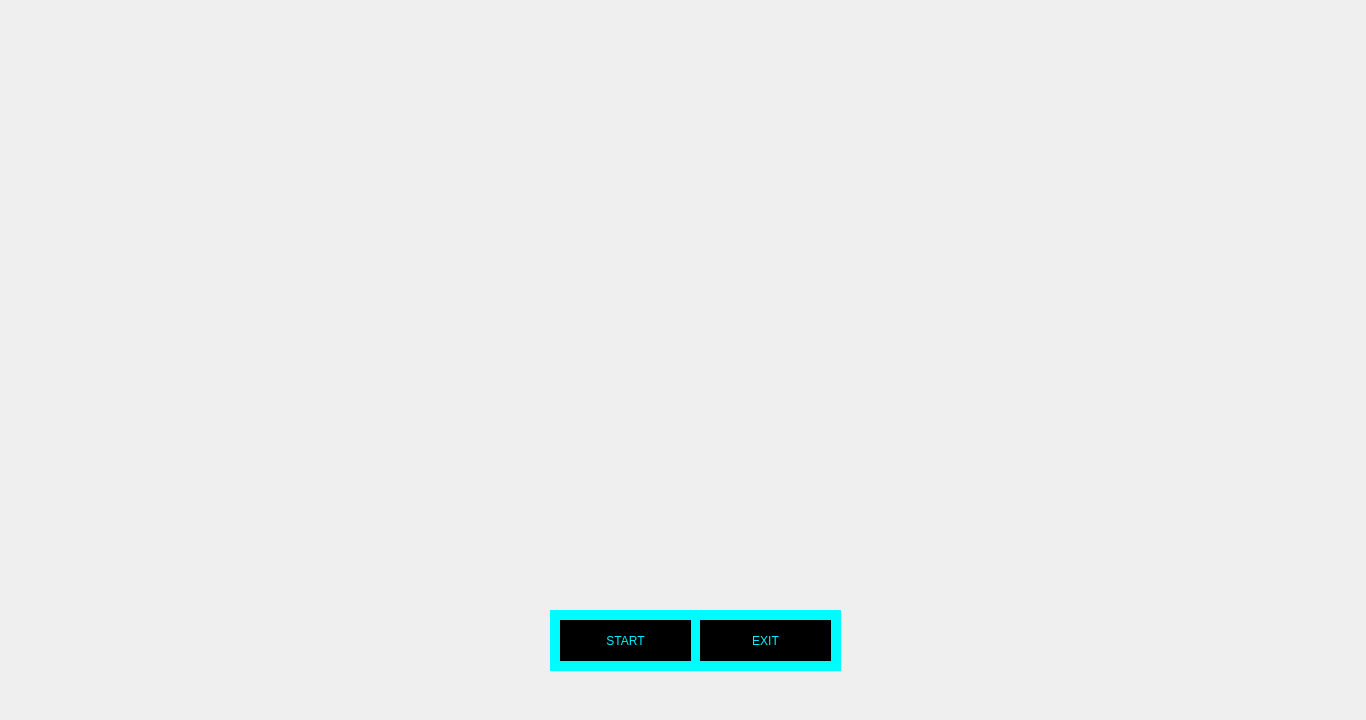
<?xml version="1.0" encoding="UTF-8"?>
<ui version="4.0">
 <class>JarvisUi</class>
 <widget class="QDialog" name="JarvisUi">
  <property name="geometry">
   <rect>
    <x>0</x>
    <y>0</y>
    <width>1366</width>
    <height>720</height>
   </rect>
  </property>
  <property name="windowTitle">
   <string>Dialog</string>
  </property>
  <widget class="QLabel" name="bg_1">
   <property name="geometry">
    <rect>
     <x>-120</x>
     <y>-20</y>
     <width>1501</width>
     <height>791</height>
    </rect>
   </property>
   <property name="text">
    <string/>
   </property>
   <property name="pixmap">
    <pixmap>../../../Downloads/gui/solid-black-template-templates.jpeg</pixmap>
   </property>
   <property name="scaledContents">
    <bool>true</bool>
   </property>
  </widget>
  <widget class="QLabel" name="gif3">
   <property name="geometry">
    <rect>
     <x>0</x>
     <y>0</y>
     <width>351</width>
     <height>131</height>
    </rect>
   </property>
   <property name="text">
    <string/>
   </property>
   <property name="pixmap">
    <pixmap>../../../Downloads/gui/system.gif</pixmap>
   </property>
   <property name="scaledContents">
    <bool>true</bool>
   </property>
  </widget>
  <widget class="QLabel" name="gif2">
   <property name="geometry">
    <rect>
     <x>0</x>
     <y>130</y>
     <width>341</width>
     <height>241</height>
    </rect>
   </property>
   <property name="text">
    <string/>
   </property>
   <property name="pixmap">
    <pixmap>../../../Downloads/gui/ExtraGui/Code_Template.gif</pixmap>
   </property>
   <property name="scaledContents">
    <bool>true</bool>
   </property>
  </widget>
  <widget class="QLabel" name="gif4">
   <property name="geometry">
    <rect>
     <x>-20</x>
     <y>410</y>
     <width>411</width>
     <height>301</height>
    </rect>
   </property>
   <property name="text">
    <string/>
   </property>
   <property name="pixmap">
    <pixmap>../../../Downloads/gui/VoiceReg/Aqua.gif</pixmap>
   </property>
   <property name="scaledContents">
    <bool>true</bool>
   </property>
  </widget>
  <widget class="QLabel" name="gif5">
   <property name="geometry">
    <rect>
     <x>380</x>
     <y>200</y>
     <width>561</width>
     <height>381</height>
    </rect>
   </property>
   <property name="text">
    <string/>
   </property>
   <property name="pixmap">
    <pixmap>../../../Downloads/LIVE WALLPAPER _ AI JARVIS - IRON-MAN _ STATUS REALM _ PC_DESKTOP _ (Download link in description).gif</pixmap>
   </property>
   <property name="scaledContents">
    <bool>true</bool>
   </property>
  </widget>
  <widget class="QLabel" name="gif6">
   <property name="geometry">
    <rect>
     <x>1000</x>
     <y>200</y>
     <width>351</width>
     <height>181</height>
    </rect>
   </property>
   <property name="text">
    <string/>
   </property>
   <property name="pixmap">
    <pixmap>../../../Downloads/gui/ExtraGui/Hero_Template.gif</pixmap>
   </property>
   <property name="scaledContents">
    <bool>true</bool>
   </property>
  </widget>
  <widget class="QLabel" name="gif8">
   <property name="geometry">
    <rect>
     <x>1000</x>
     <y>390</y>
     <width>351</width>
     <height>171</height>
    </rect>
   </property>
   <property name="text">
    <string/>
   </property>
   <property name="pixmap">
    <pixmap>../../../Downloads/gui/ExtraGui/Health_Template.gif</pixmap>
   </property>
   <property name="scaledContents">
    <bool>true</bool>
   </property>
  </widget>
  <widget class="QLabel" name="gif1">
   <property name="geometry">
    <rect>
     <x>1090</x>
     <y>0</y>
     <width>281</width>
     <height>191</height>
    </rect>
   </property>
   <property name="text">
    <string/>
   </property>
   <property name="pixmap">
    <pixmap>../../../Downloads/gui/ExtraGui/Jarvis_Gui (1).gif</pixmap>
   </property>
   <property name="scaledContents">
    <bool>true</bool>
   </property>
  </widget>
  <widget class="QLabel" name="gif7">
   <property name="geometry">
    <rect>
     <x>1010</x>
     <y>570</y>
     <width>161</width>
     <height>131</height>
    </rect>
   </property>
   <property name="text">
    <string/>
   </property>
   <property name="pixmap">
    <pixmap>../../../Downloads/gui/ExtraGui/Earth.gif</pixmap>
   </property>
   <property name="scaledContents">
    <bool>true</bool>
   </property>
  </widget>
  <widget class="QPushButton" name="pushButton_start">
   <property name="geometry">
    <rect>
     <x>560</x>
     <y>620</y>
     <width>131</width>
     <height>41</height>
    </rect>
   </property>
   <property name="styleSheet">
    <string notr="true">background-color: rgb(0, 0, 0);
font: 20pt &quot;Times New Roman&quot;;
color: rgb(0, 243, 255);
border-radius:none;</string>
   </property>
   <property name="text">
    <string>START</string>
   </property>
  </widget>
  <widget class="QLabel" name="label">
   <property name="geometry">
    <rect>
     <x>550</x>
     <y>610</y>
     <width>291</width>
     <height>61</height>
    </rect>
   </property>
   <property name="styleSheet">
    <string notr="true">background-color: rgb(0, 251, 255);</string>
   </property>
   <property name="text">
    <string/>
   </property>
  </widget>
  <widget class="QPushButton" name="pushButton_exit">
   <property name="geometry">
    <rect>
     <x>700</x>
     <y>620</y>
     <width>131</width>
     <height>41</height>
    </rect>
   </property>
   <property name="styleSheet">
    <string notr="true">background-color: rgb(0, 0, 0);
font: 20pt &quot;Times New Roman&quot;;
color: rgb(0, 243, 255);
border-radius:none;</string>
   </property>
   <property name="text">
    <string>EXIT</string>
   </property>
  </widget>
  <widget class="QLabel" name="gif_1">
   <property name="geometry">
    <rect>
     <x>1170</x>
     <y>570</y>
     <width>171</width>
     <height>121</height>
    </rect>
   </property>
   <property name="text">
    <string/>
   </property>
   <property name="pixmap">
    <pixmap>../../../Downloads/gui/gui3.gif</pixmap>
   </property>
   <property name="scaledContents">
    <bool>true</bool>
   </property>
  </widget>
  <zorder>bg_1</zorder>
  <zorder>gif5</zorder>
  <zorder>gif3</zorder>
  <zorder>gif2</zorder>
  <zorder>gif4</zorder>
  <zorder>gif6</zorder>
  <zorder>gif8</zorder>
  <zorder>gif1</zorder>
  <zorder>gif7</zorder>
  <zorder>label</zorder>
  <zorder>pushButton_start</zorder>
  <zorder>pushButton_exit</zorder>
  <zorder>gif_1</zorder>
 </widget>
 <resources/>
 <connections/>
</ui>
